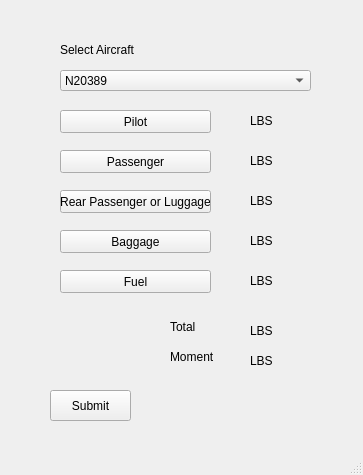
<?xml version="1.0" encoding="UTF-8"?>
<ui version="4.0">
 <class>MainWindow</class>
 <widget class="QMainWindow" name="MainWindow">
  <property name="geometry">
   <rect>
    <x>0</x>
    <y>0</y>
    <width>363</width>
    <height>475</height>
   </rect>
  </property>
  <property name="windowTitle">
   <string>MainWindow</string>
  </property>
  <widget class="QWidget" name="centralwidget">
   <widget class="QComboBox" name="comboBox">
    <property name="geometry">
     <rect>
      <x>60</x>
      <y>70</y>
      <width>251</width>
      <height>21</height>
     </rect>
    </property>
    <property name="currentText">
     <string>N20389</string>
    </property>
    <property name="currentIndex">
     <number>0</number>
    </property>
    <item>
     <property name="text">
      <string>N20389</string>
     </property>
    </item>
    <item>
     <property name="text">
      <string>N3892Q</string>
     </property>
    </item>
    <item>
     <property name="text">
      <string>N81673</string>
     </property>
    </item>
    <item>
     <property name="text">
      <string>N182WK</string>
     </property>
    </item>
    <item>
     <property name="text">
      <string>N58843</string>
     </property>
    </item>
    <item>
     <property name="text">
      <string>N82145</string>
     </property>
    </item>
    <item>
     <property name="text">
      <string>N4803P</string>
     </property>
    </item>
   </widget>
   <widget class="QLabel" name="label">
    <property name="geometry">
     <rect>
      <x>60</x>
      <y>40</y>
      <width>91</width>
      <height>20</height>
     </rect>
    </property>
    <property name="text">
     <string>Select Aircraft</string>
    </property>
   </widget>
   <widget class="QPushButton" name="Cmd_Pilot">
    <property name="geometry">
     <rect>
      <x>60</x>
      <y>110</y>
      <width>151</width>
      <height>23</height>
     </rect>
    </property>
    <property name="text">
     <string>Pilot</string>
    </property>
   </widget>
   <widget class="QPushButton" name="cmd_submit">
    <property name="geometry">
     <rect>
      <x>50</x>
      <y>390</y>
      <width>81</width>
      <height>31</height>
     </rect>
    </property>
    <property name="text">
     <string>Submit</string>
    </property>
   </widget>
   <widget class="QLabel" name="Lbl_Pilot">
    <property name="geometry">
     <rect>
      <x>250</x>
      <y>110</y>
      <width>47</width>
      <height>21</height>
     </rect>
    </property>
    <property name="text">
     <string>LBS</string>
    </property>
   </widget>
   <widget class="QPushButton" name="Cmd_Passenger">
    <property name="geometry">
     <rect>
      <x>60</x>
      <y>150</y>
      <width>151</width>
      <height>23</height>
     </rect>
    </property>
    <property name="text">
     <string>Passenger</string>
    </property>
   </widget>
   <widget class="QLabel" name="Lbl_Pass">
    <property name="geometry">
     <rect>
      <x>250</x>
      <y>150</y>
      <width>47</width>
      <height>21</height>
     </rect>
    </property>
    <property name="text">
     <string>LBS</string>
    </property>
   </widget>
   <widget class="QPushButton" name="Cmd_Rear">
    <property name="geometry">
     <rect>
      <x>60</x>
      <y>190</y>
      <width>151</width>
      <height>23</height>
     </rect>
    </property>
    <property name="text">
     <string>Rear Passenger or Luggage</string>
    </property>
   </widget>
   <widget class="QLabel" name="Lbl_Rear">
    <property name="geometry">
     <rect>
      <x>250</x>
      <y>190</y>
      <width>47</width>
      <height>21</height>
     </rect>
    </property>
    <property name="text">
     <string>LBS</string>
    </property>
   </widget>
   <widget class="QPushButton" name="Cmd_Rear_2">
    <property name="geometry">
     <rect>
      <x>60</x>
      <y>230</y>
      <width>151</width>
      <height>23</height>
     </rect>
    </property>
    <property name="text">
     <string>Baggage</string>
    </property>
   </widget>
   <widget class="QLabel" name="Lbl_Bags">
    <property name="geometry">
     <rect>
      <x>250</x>
      <y>230</y>
      <width>47</width>
      <height>21</height>
     </rect>
    </property>
    <property name="text">
     <string>LBS</string>
    </property>
   </widget>
   <widget class="QPushButton" name="Cmd_Rear_3">
    <property name="geometry">
     <rect>
      <x>60</x>
      <y>270</y>
      <width>151</width>
      <height>23</height>
     </rect>
    </property>
    <property name="text">
     <string>Fuel</string>
    </property>
   </widget>
   <widget class="QLabel" name="Lbl_Bags_2">
    <property name="geometry">
     <rect>
      <x>250</x>
      <y>270</y>
      <width>47</width>
      <height>21</height>
     </rect>
    </property>
    <property name="text">
     <string>LBS</string>
    </property>
   </widget>
   <widget class="QLabel" name="label_2">
    <property name="geometry">
     <rect>
      <x>170</x>
      <y>320</y>
      <width>47</width>
      <height>13</height>
     </rect>
    </property>
    <property name="text">
     <string>Total</string>
    </property>
   </widget>
   <widget class="QLabel" name="label_3">
    <property name="geometry">
     <rect>
      <x>170</x>
      <y>350</y>
      <width>47</width>
      <height>13</height>
     </rect>
    </property>
    <property name="text">
     <string>Moment</string>
    </property>
   </widget>
   <widget class="QLabel" name="Lbl_Total">
    <property name="geometry">
     <rect>
      <x>250</x>
      <y>320</y>
      <width>47</width>
      <height>21</height>
     </rect>
    </property>
    <property name="text">
     <string>LBS</string>
    </property>
   </widget>
   <widget class="QLabel" name="Lbl_Mom">
    <property name="geometry">
     <rect>
      <x>250</x>
      <y>350</y>
      <width>47</width>
      <height>21</height>
     </rect>
    </property>
    <property name="text">
     <string>LBS</string>
    </property>
   </widget>
  </widget>
  <widget class="QMenuBar" name="menubar">
   <property name="geometry">
    <rect>
     <x>0</x>
     <y>0</y>
     <width>363</width>
     <height>21</height>
    </rect>
   </property>
  </widget>
  <widget class="QStatusBar" name="statusbar"/>
 </widget>
 <resources/>
 <connections/>
</ui>
